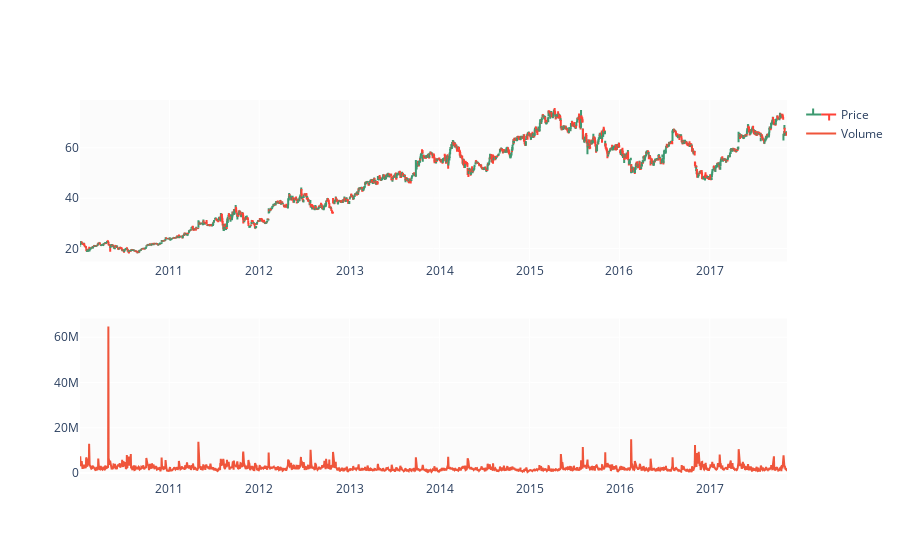

Notebook code for this chart:
### Markdown cell above
#### OHLC Chart

I start with drawing an OHLC (open/high/low/close) chart to get a sense of historical prices.

Below OHLC I draw Volume chart which shows number of stocks traded each day.

### Code cell
fig = make_subplots(rows=2, cols=1)

fig.add_trace(go.Ohlc(x=df.Date,
                      open=df.Open,
                      high=df.High,
                      low=df.Low,
                      close=df.Close,
                      name='Price'), row=1, col=1)

fig.add_trace(go.Scatter(x=df.Date, y=df.Volume, name='Volume'), row=2, col=1)

fig.update(layout_xaxis_rangeslider_visible=False)
fig.show()

### Figure 1 — Plotly figure (JSON) as saved in the notebook; plotly's stock layout.template omitted (floating-point values rounded to 4 significant figures; data arrays with more than 128 entries replaced by an {"elided": "..."} marker saying what was removed)
{"data": [{"close": {"elided": "1979 float values"}, "high": {"elided": "1979 float values"}, "low": {"elided": "1979 float values"}, "name": "Price", "open": {"elided": "1979 float values"}, "type": "ohlc", "x": {"elided": "1979 str values"}, "xaxis": "x", "yaxis": "y"}, {"name": "Volume", "type": "scatter", "x": {"elided": "1979 str values"}, "xaxis": "x2", "y": {"elided": "1979 int values"}, "yaxis": "y2"}], "layout": {"xaxis": {"anchor": "y", "domain": [0, 1], "rangeslider": {"visible": false}}, "xaxis2": {"anchor": "y2", "domain": [0, 1]}, "yaxis": {"anchor": "x", "domain": [0.575, 1]}, "yaxis2": {"anchor": "x2", "domain": [0, 0.425]}}}
